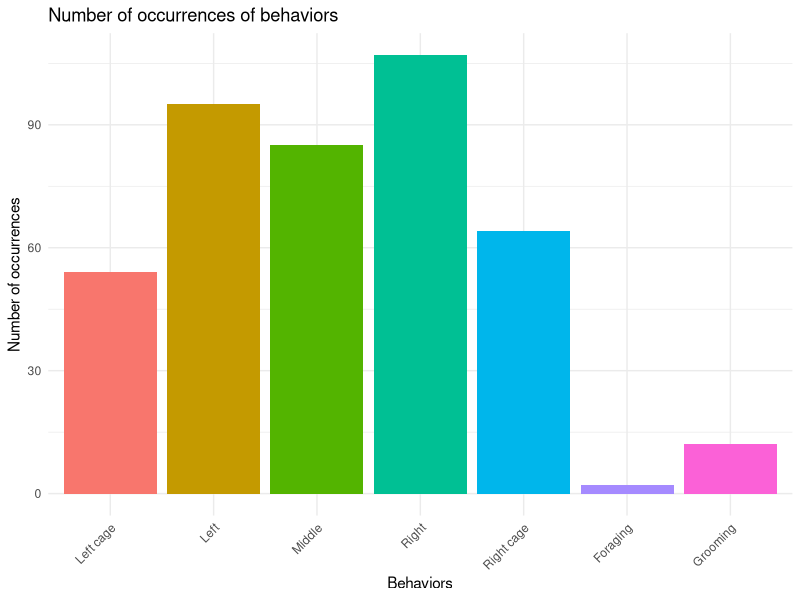
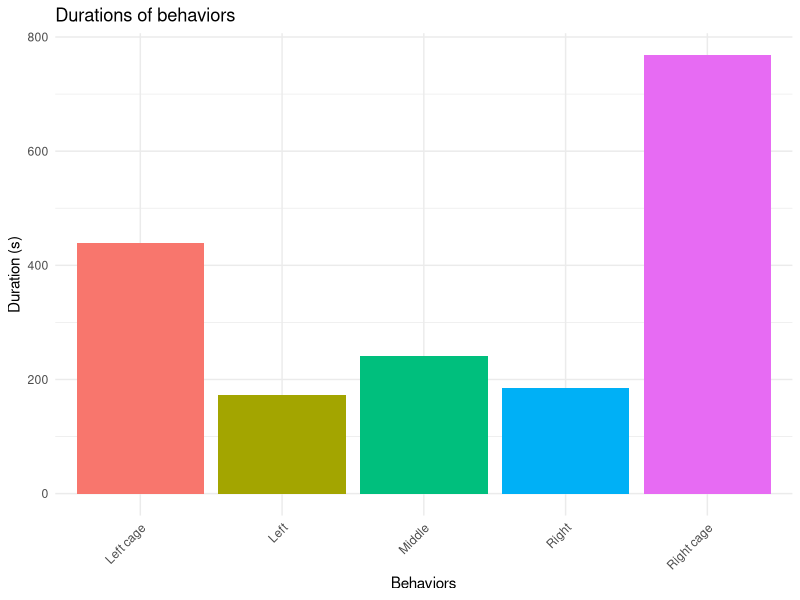
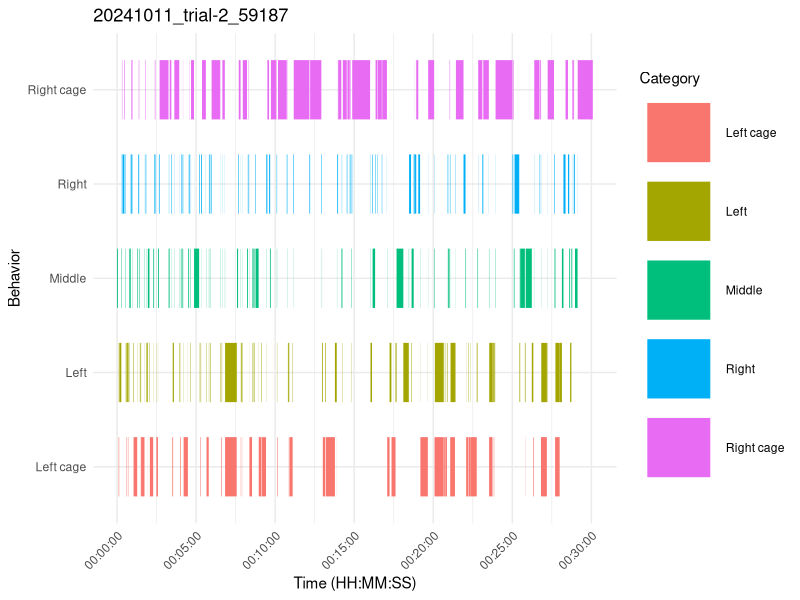

The R script that drew these images, in order:
# 將手動整合完的excel檔另存成csv檔後匯入
library(dplyr)
library(readr)
library(ggplot2)
library(lubridate)

df <- read_csv("Intergrated Data/20241011_trial-2_59187.csv") %>%
  mutate(Time = as.numeric(Time))



# 行為出現次數統計
# 計算各種行為的出現次數
behavior_counts <- df %>%
  filter(`Behavior type` != "STOP") %>%
  group_by(Behavior) %>%
  summarise(Count = n())

# 自訂順序
order <- c('Left cage','Left','Middle','Right','Right cage')
behavior_counts$Behavior <- factor(behavior_counts$Behavior, 
                                   levels = c(order, setdiff(behavior_counts$Behavior, order)))
  
# 繪製行為次數長條圖
count <- ggplot(behavior_counts, aes(x = Behavior, y = Count, fill = Behavior)) +
  geom_bar(stat = "identity", show.legend = FALSE) +
  labs(title = "Number of occurrences of behaviors",
       x = "Behaviors", y = "Number of occurrences") +
  theme_minimal() +
  theme(axis.text.x = element_text(angle = 45, hjust = 1))
ggsave(count, filename = "Outputs/20241011_trial-2_59187_count.png",width = 16,
       height = 12,units = "cm")


# 行為總持續時間統計
# 計算各種行為的總持續時間
behavior_durations <- df %>%
  filter(`Behavior type` %in% c("START", "STOP")) %>%
  group_by(Behavior) %>%
  mutate(Next_Time = lead(Time)) %>%  # 找出下一行為的時間（應該是 STOP 的時間）
  filter(`Behavior type` == "START") %>%  # 只保留 START，計算 START 到 STOP 的時間差
  mutate(Duration = Next_Time - Time) %>%
  group_by(Behavior) %>%  # 按行為類型分組
  summarise(Total_Duration = sum(Duration, na.rm = TRUE))  # 計算總持續時間

# 自訂順序
behavior_durations$Behavior <- factor(behavior_durations$Behavior, 
                                   levels = c(order, setdiff(behavior_counts$Behavior, order)))

# 繪製行為持續時間長條圖
duration <- ggplot(behavior_durations, aes(x = Behavior, y = Total_Duration, fill = Behavior)) +
  geom_bar(stat = "identity", show.legend = FALSE) +
  labs(title = "Durations of behaviors",
       x = "Behaviors", y = "Duration (s)") +
  theme_minimal() +
  theme(axis.text.x = element_text(angle = 45, hjust = 1))
ggsave(duration, filename = "Outputs/20241011_trial-2_59187_duration.png",width = 16,
       height = 12,units = "cm")


# Event timeline plot/Gantt chart
# 配對 START 和 STOP 計算行為持續時間
df_duration <- df %>%
  filter(`Behavior type` %in% c("START", "STOP")) %>%
  group_by(Subject, Behavior) %>%
  arrange(Time) %>%
  mutate(Next_Time = lead(Time)) %>%
  filter(`Behavior type` == "START") %>%
  mutate(Duration = Next_Time - Time) %>%
  ungroup()

# 轉換時間格式
df_duration <- df_duration %>%
  mutate(Time = as.POSIXct(Time, origin = "1970-01-01", tz = "UTC"),
         End_Time = as.POSIXct(Next_Time, origin = "1970-01-01", tz = "UTC"))
T0 <- as.Date(df_duration$Time[1])  # 取第一個時間點的日期
df_duration$End_Time[1] <- as.POSIXct(paste(T0, "00:00:00"), tz = "UTC")

# 設定 y 軸順序
df_duration$Behavior <- factor(df_duration$Behavior, levels = order)

# 繪製時間軸行為對應圖
gantt <- ggplot(df_duration, aes(x = Time, xend = End_Time, y = Behavior, yend = Behavior, color = Behavior)) +
  geom_segment(size = 20) +  # 使用線條代表時間持續長度
  scale_x_datetime(date_labels = "%H:%M:%S", date_breaks = "5 min") +  # 設定時間標籤
  theme_minimal() +
  labs(title = "20241011_trial-2_59187",
       x = "Time (HH:MM:SS)",
       y = "Behavior",
       color = "Category") +
  theme(axis.text.x = element_text(angle = 45, hjust = 1))
ggsave(gantt, filename = "Outputs/20241011_trial-2_59187_gantt.png",width = 80,
       height = 20,units = "cm")
